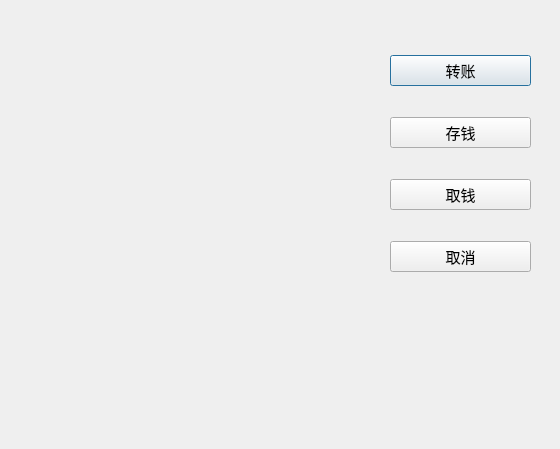
<?xml version="1.0" encoding="UTF-8"?>
<ui version="4.0">
 <class>ATM</class>
 <widget class="QDialog" name="ATM">
  <property name="geometry">
   <rect>
    <x>0</x>
    <y>0</y>
    <width>560</width>
    <height>449</height>
   </rect>
  </property>
  <property name="windowTitle">
   <string>Dialog</string>
  </property>
  <widget class="QWidget" name="layoutWidget">
   <property name="geometry">
    <rect>
     <x>90</x>
     <y>30</y>
     <width>351</width>
     <height>241</height>
    </rect>
   </property>
   <layout class="QVBoxLayout" name="verticalLayout">
    <item>
     <widget class="QLabel" name="label">
      <property name="styleSheet">
       <string notr="true">font-style:&quot;宋体&quot;;
font-size:15px;
color: rgb(0, 0, 0);
</string>
      </property>
      <property name="text">
       <string/>
      </property>
     </widget>
    </item>
    <item>
     <widget class="QLabel" name="label_2">
      <property name="styleSheet">
       <string notr="true">font-style:&quot;宋体&quot;;
font-size:15px;
color: rgb(0, 0, 0);
</string>
      </property>
      <property name="text">
       <string/>
      </property>
     </widget>
    </item>
    <item>
     <widget class="QLabel" name="label_3">
      <property name="styleSheet">
       <string notr="true">font-style:&quot;宋体&quot;;
font-size:15px;
color: rgb(0, 0, 0);
</string>
      </property>
      <property name="text">
       <string/>
      </property>
     </widget>
    </item>
   </layout>
  </widget>
  <widget class="QWidget" name="layoutWidget">
   <property name="geometry">
    <rect>
     <x>390</x>
     <y>30</y>
     <width>141</width>
     <height>271</height>
    </rect>
   </property>
   <layout class="QVBoxLayout" name="LayoutWidget_0">
    <item>
     <widget class="QPushButton" name="pushButton">
      <property name="styleSheet">
       <string notr="true">
font-size:15px;
color: rgb(0, 0, 0);
</string>
      </property>
      <property name="text">
       <string>转账</string>
      </property>
     </widget>
    </item>
    <item>
     <widget class="QPushButton" name="pushButton_2">
      <property name="styleSheet">
       <string notr="true">
font-size:15px;
color: rgb(0, 0, 0);
</string>
      </property>
      <property name="text">
       <string>存钱</string>
      </property>
     </widget>
    </item>
    <item>
     <widget class="QPushButton" name="pushButton_3">
      <property name="styleSheet">
       <string notr="true">
font-size:15px;
color: rgb(0, 0, 0);
</string>
      </property>
      <property name="text">
       <string>取钱</string>
      </property>
     </widget>
    </item>
    <item>
     <widget class="QPushButton" name="pushButton_4">
      <property name="styleSheet">
       <string notr="true">
font-size:15px;
color: rgb(0, 0, 0);
</string>
      </property>
      <property name="text">
       <string>取消</string>
      </property>
     </widget>
    </item>
   </layout>
  </widget>
 </widget>
 <resources/>
 <connections/>
</ui>
